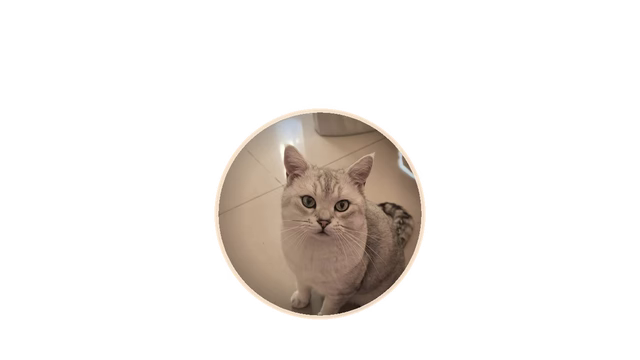
#> input picture tools/kitten-frames/alpha-check.png, 640 x 360 px, given in place of 88.jpg, which was not available
$ python make-kitten-assets.py
#> lines starting #> are read from the running program, lines starting #| are printed output that depends on the picture
# 从一张小猫照片生成 dsh-pet 可播放的透明动画。
# 照片没有绿幕、也没有可分离轮廓，所以做成圆形肖像徽章，而不是假装抠出全身。
# 输出：640x360、yuva420p、libvpx-vp9，脚底对齐 FEET_Y=330。

from __future__ import annotations

import math
import subprocess
from pathlib import Path

import numpy as np
from PIL import Image, ImageFilter

SRC = Path(r"D:\image\88.jpg")
OUT_DIR = Path(r"D:\dsh-pet-kitten\pet\kitten-animation\webm")
WORK = Path(r"D:\dsh-pet-kitten\tools\kitten-frames")
FFMPEG = Path(r"D:\dsh-pet-kitten\tools\ffmpeg-dl\ffmpeg.exe")

W, H = 640, 360
FPS = 12
IDLE_SEC = 4.0
DRAG_SEC = 2.0
CLICK_SEC = 1.6
CX = W // 2
# 徽章中心略高于脚底线，底缘落在 y=330 附近
BASE_CY = 214
BASE_D = 228


def make_badge(src: Path) -> Image.Image:
    im = Image.open(src).convert("RGB")
    # 竖图居中裁成正方形，保留脸部所在的上中部
    w, h = im.size
#> w = 640; h = 360
    side = min(w, h)
#> side = 360
    left = (w - side) // 2
#> left = 140
    top = max(0, int(h * 0.08))
#> top = 28
    if top + side > h:
        top = h - side
#> top = 0
    crop = im.crop((left, top, left + side, top + side))
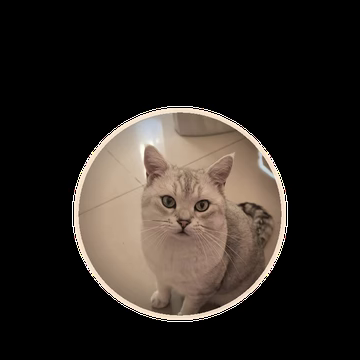
#> crop: PIL image 360x360 RGB; mean R, G, B 45.3, 38.9, 33.8
    d = 460
    crop = crop.resize((d, d), Image.Resampling.LANCZOS)
#> crop: PIL image 460x460 RGB
    arr = np.asarray(crop).astype(np.float32)
    yy, xx = np.mgrid[0:d, 0:d]
    r = np.sqrt((xx - (d - 1) / 2) ** 2 + (yy - (d - 1) / 2) ** 2)
    radius = d * 0.46
    # 软边圆形 alpha
    alpha = np.clip((radius - r) / 2.2, 0, 1)
    # 轻微暗角，让徽章边缘收得住
    shade = np.clip(1 - np.maximum(r - radius * 0.72, 0) / (radius * 0.34) * 0.28, 0.72, 1)
    rgb = np.clip(arr * shade[..., None], 0, 255).astype(np.uint8)
    rgba = np.dstack([rgb, (alpha * 255).astype(np.uint8)])
    badge = Image.fromarray(rgba, "RGBA")
    # 一圈暖色描边，和照片的木色背景分开
    ring = Image.new("RGBA", (d, d), (0, 0, 0, 0))
#> ring: PIL image 460x460 RGBA; every value is 0
    ring_px = np.zeros((d, d, 4), np.uint8)
    edge = (r >= radius - 7) & (r <= radius + 1.5)
    ring_px[edge] = (255, 236, 214, 230)
    ring = Image.fromarray(ring_px, "RGBA")
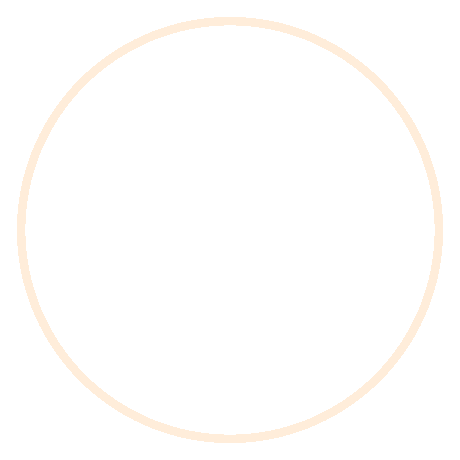
#> ring: PIL image 460x460 RGBA; mean R, G, B, A 13.4, 12.4, 11.3, 12.1; transparent parts drawn white
    badge = Image.alpha_composite(badge, ring)
    return badge


def paste_badge(canvas: Image.Image, badge: Image.Image, cx: float, cy: float, scale: float, alpha: float = 1.0) -> None:
    d = max(2, int(round(BASE_D * scale)))
    sprite = badge.resize((d, d), Image.Resampling.LANCZOS)
    if alpha < 0.999:
        arr = np.asarray(sprite).astype(np.float32)
        arr[..., 3] *= alpha
        sprite = Image.fromarray(arr.astype(np.uint8), "RGBA")
    x = int(round(cx - d / 2))
    y = int(round(cy - d / 2))
    canvas.alpha_composite(sprite, (x, y))


def blank() -> Image.Image:
    return Image.new("RGBA", (W, H), (0, 0, 0, 0))


def frames_idle(badge: Image.Image) -> list[Image.Image]:
    n = int(IDLE_SEC * FPS)
    out = []
    for i in range(n):
        t = i / n
        # 慢呼吸：垂直轻微挤压 + 上下 4px
        breath = math.sin(t * math.tau)
        scale = 1 + 0.035 * breath
        cy = BASE_CY - 4 * breath
        im = blank()
        paste_badge(im, badge, CX, cy, scale)
        out.append(im)
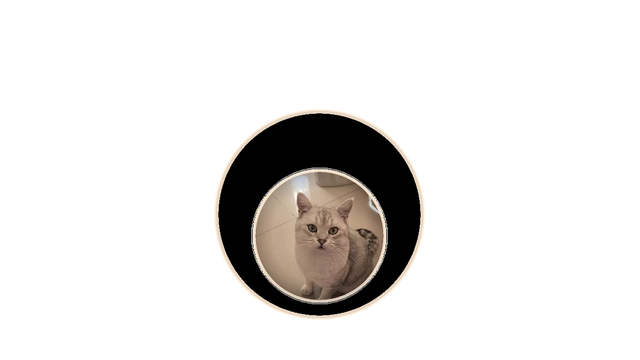
#> im: PIL image 640x360 RGBA; mean R, G, B, A 14.2, 12.5, 11, 38.4; transparent parts drawn white
#> after the loop, out = 48 items
    return out


def frames_drag(badge: Image.Image) -> list[Image.Image]:
    n = int(DRAG_SEC * FPS)
#> n = 24
    out = []
    for i in range(n):
        t = i / n
        wobble = math.sin(t * math.tau * 2)
        # 被拎起：整体上移，轻微左右晃，纵向拉长一点
        cy = BASE_CY - 46 + 6 * wobble
        cx = CX + 8 * math.sin(t * math.tau)
        scale = 0.92 + 0.03 * wobble
        im = blank()
        paste_badge(im, badge, cx, cy, scale)
        out.append(im)
#> this loop made 24 passes
#> (t, wobble, cy, cx, scale, d in paste_badge, x in paste_badge, y in paste_badge) on passes 1 to 12: (0, 0, 168, 320, 0.92, 210, 215, 63), (0.0417, 0.5, 171, 322.1, 0.935, 213, 216, 64), (0.0833, 0.866, 173.2, 324, 0.946, 216, 216, 65), (0.125, 1, 174, 325.7, 0.95, 217, 217, 66), (0.167, 0.866, 173.2, 326.9, 0.946, 216, 219, 65), (0.208, 0.5, 171, 327.7, 0.935, 213, 221, 64), (0.25, 1.22e-16, 168, 328, 0.92, 210, 223, 63), (0.292, -0.5, 165, 327.7, 0.905, 206, 225, 62), (0.333, -0.866, 162.8, 326.9, 0.894, 204, 225, 61), (0.375, -1, 162, 325.7, 0.89, 203, 224, 60), (0.417, -0.866, 162.8, 324, 0.894, 204, 222, 61), (0.458, -0.5, 165, 322.1, 0.905, 206, 219, 62)
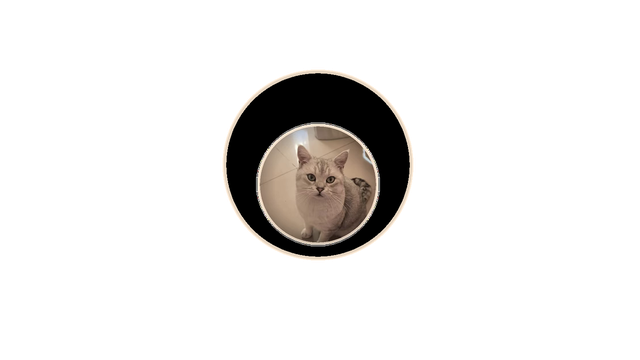
#> im: PIL image 640x360 RGBA; mean R, G, B, A 11.7, 10.3, 9, 31.6; transparent parts drawn white
#> after the loop, out = 24 items
    return out


def frames_click(badge: Image.Image, kind: str) -> list[Image.Image]:
#> called with kind = 'happy'
    n = int(CLICK_SEC * FPS)
#> n = 19
    out = []
    for i in range(n):
        t = i / n
        # 0.18 处压扁，之后回弹过冲
        if t < 0.18:
            k = t / 0.18
            squash = 1 - 0.22 * k
            cy = BASE_CY + 10 * k
            rot_shift = 0
        else:
            u = (t - 0.18) / 0.82
            # ease-out 回弹
            bounce = math.sin(u * math.pi) * (1 - u)
            squash = 1 + 0.08 * bounce
            cy = BASE_CY - 18 * bounce
            rot_shift = 0
        if kind == "shy":
            cx = CX + 10 * math.sin(t * math.pi)
            scale = squash * 0.96
        elif kind == "happy":
            cx = CX
            scale = squash * (1.04 if t < 0.45 else 1.0)
            cy -= 8 * math.sin(min(t, 0.5) / 0.5 * math.pi)
        else:
            cx = CX + (6 if t < 0.3 else -4) * (1 - t)
            scale = squash
        im = blank()
        paste_badge(im, badge, cx, cy, scale)
        out.append(im)
#> this loop made 19 passes
#> (t, u, bounce, squash, cy, scale, d in paste_badge, x in paste_badge) on passes 5 to 16: (0.211, 0.0372, 0.112, 1.01, 204.2, 1.05, 239, 200), (0.263, 0.101, 0.281, 1.02, 201, 1.06, 242, 199), (0.316, 0.166, 0.415, 1.03, 199.2, 1.07, 245, 198), (0.368, 0.23, 0.509, 1.04, 199, 1.08, 247, 196), (0.421, 0.294, 0.563, 1.05, 200.1, 1.09, 248, 196), (0.474, 0.358, 0.579, 1.05, 202.3, 1.05, 239, 200), (0.526, 0.422, 0.561, 1.04, 203.9, 1.04, 238, 201), (0.579, 0.487, 0.513, 1.04, 204.8, 1.04, 237, 202), (0.632, 0.551, 0.444, 1.04, 206, 1.04, 236, 202), (0.684, 0.615, 0.36, 1.03, 207.5, 1.03, 235, 202), (0.737, 0.679, 0.271, 1.02, 209.1, 1.02, 233, 204), (0.789, 0.743, 0.185, 1.01, 210.7, 1.01, 231, 204)
#> (t, k, squash, cy, scale, d in paste_badge, x in paste_badge, y in paste_badge) on passes 1 to 4: (0, 0, 1, 214, 1.04, 237, 202, 96), (0.0526, 0.292, 0.936, 214.3, 0.973, 222, 209, 103), (0.105, 0.585, 0.871, 214.9, 0.906, 207, 216, 111), (0.158, 0.877, 0.807, 216.1, 0.839, 191, 224, 121)
#> after the loop, out = 19 items
    return out


def frames_balance(badge: Image.Image, level: int) -> list[Image.Image]:
    # 6 档：从轻快到发蔫。用高低和缩放区分，不画文字（镜像会反）。
    n = int(2.4 * FPS)
    lifts = (18, 10, 0, -6, -14, -22)
    scales = (1.06, 1.03, 1.0, 0.97, 0.93, 0.88)
    out = []
    for i in range(n):
        t = i / n
        bob = math.sin(t * math.tau) * (6 - level)
        im = blank()
        paste_badge(im, badge, CX, BASE_CY - lifts[level] + bob, scales[level])
        out.append(im)
    return out


def write_frames(frames: list[Image.Image], folder: Path) -> None:
    if folder.exists():
        for p in folder.glob("*.png"):
            p.unlink()
    folder.mkdir(parents=True, exist_ok=True)
    for i, im in enumerate(frames):
        im.save(folder / f"{i:04d}.png")


def encode(folder: Path, dest: Path) -> None:
    dest.parent.mkdir(parents=True, exist_ok=True)
    cmd = [
        str(FFMPEG),
        "-y",
        "-hide_banner",
        "-framerate",
        str(FPS),
        "-i",
        str(folder / "%04d.png"),
        "-c:v",
        "libvpx-vp9",
        "-pix_fmt",
        "yuva420p",
        "-auto-alt-ref",
        "0",
        "-b:v",
        "0",
        "-crf",
        "32",
        "-an",
        "-r",
        str(FPS),
        str(dest),
    ]
    result = subprocess.run(cmd, capture_output=True, text=True, encoding="utf-8", errors="replace")
    if result.returncode != 0:
        raise RuntimeError(result.stderr[-2000:])
    print(f"encoded {dest.name} {dest.stat().st_size // 1024} KiB")


def main() -> None:
    WORK.mkdir(parents=True, exist_ok=True)
    badge = make_badge(SRC)
    badge.save(WORK / "badge.png")
    jobs = {
        "待机呼吸": frames_idle(badge),
        "被拎起": frames_drag(badge),
        "开心": frames_click(badge, "happy"),
        "害羞": frames_click(badge, "shy"),
        "傲娇": frames_click(badge, "tsun"),
    }
#> call 2 of frames_click, with kind = 'shy'
#> the loop in frames_click (call 2), `for i in range(n):` made 19 passes
#> (t, u, bounce, squash, cy, cx, scale, d in paste_badge) on passes 5 to 16: (0.211, 0.0372, 0.112, 1.01, 212, 326.1, 0.969, 221), (0.263, 0.101, 0.281, 1.02, 208.9, 327.4, 0.982, 224), (0.316, 0.166, 0.415, 1.03, 206.5, 328.4, 0.992, 226), (0.368, 0.23, 0.509, 1.04, 204.8, 329.2, 0.999, 228), (0.421, 0.294, 0.563, 1.05, 203.9, 329.7, 1, 229), (0.474, 0.358, 0.579, 1.05, 203.6, 330, 1, 229), (0.526, 0.422, 0.561, 1.04, 203.9, 330, 1, 229), (0.579, 0.487, 0.513, 1.04, 204.8, 329.7, 0.999, 228), (0.632, 0.551, 0.444, 1.04, 206, 329.2, 0.994, 227), (0.684, 0.615, 0.36, 1.03, 207.5, 328.4, 0.988, 225), (0.737, 0.679, 0.271, 1.02, 209.1, 327.4, 0.981, 224), (0.789, 0.743, 0.185, 1.01, 210.7, 326.1, 0.974, 222)
#> (t, k, squash, cy, cx, scale, d in paste_badge, x in paste_badge) on passes 1 to 4: (0, 0, 1, 214, 320, 0.96, 219, 210), (0.0526, 0.292, 0.936, 216.9, 321.6, 0.898, 205, 219), (0.105, 0.585, 0.871, 219.8, 323.2, 0.836, 191, 228), (0.158, 0.877, 0.807, 222.8, 324.8, 0.775, 177, 236)
#> pass 1, in paste_badge (call 92), `sprite = badge.resize((d, d), Image.Resampling.LANCZOS)`:
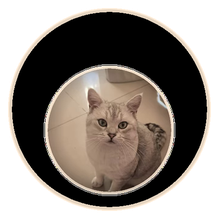
#> sprite: PIL image 219x219 RGBA; mean R, G, B, A 63.2, 55.6, 49.1, 171.6; transparent parts drawn white
#> after the loop in frames_click (call 2), `for i in range(n):`:
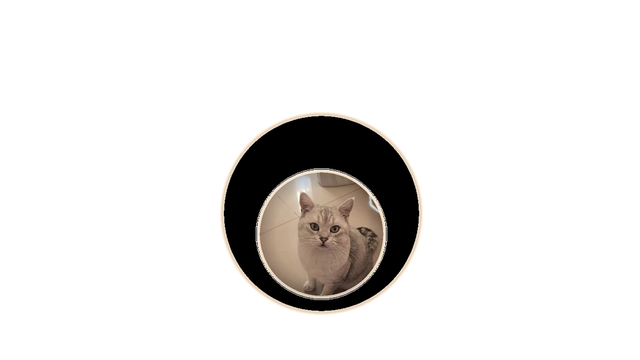
#> im: PIL image 640x360 RGBA; mean R, G, B, A 13.2, 11.6, 10.2, 35.7; transparent parts drawn white
    for i in range(6):
        jobs[f"余额{i}"] = frames_balance(badge, i)
    for name, frames in jobs.items():
        folder = WORK / name
        write_frames(frames, folder)
#> the loop in write_frames, `for i, im in enumerate(frames):` made 48 passes
#> pass 2, in write_frames, `im.save(folder / f"{i:04d}.png")`:
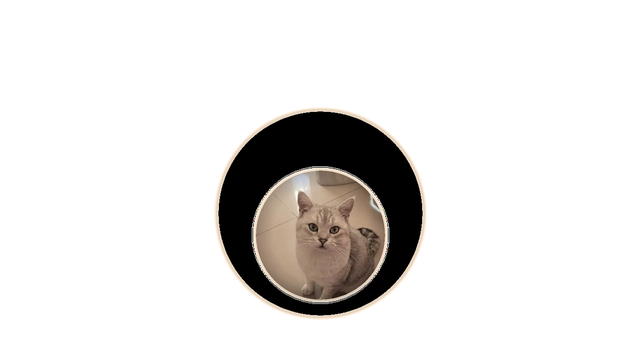
#> saved as 0001.png: PIL image 640x360 RGBA; mean R, G, B, A 14.4, 12.7, 11.2, 39.1; transparent parts drawn white
        encode(folder, OUT_DIR / f"{name}.webm")
#> (the call stopped at in encode, `result = subprocess.run(cmd, capture_output=True, text=True, encoding=..`: subprocess is not available in this run)
    print("done", len(jobs), "clips ->", OUT_DIR)


if __name__ == "__main__":
#> (the run stopped early here; a loop or call above may not have finished)
